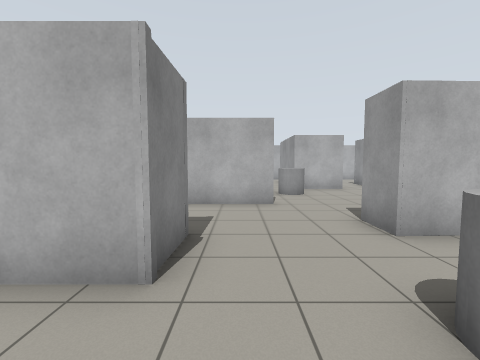
View 1 (above)

18 first-person views from a walk through a Gazebo world. The camera is 1.2 m above the floor, tilts 4° down and sees 90° across. The floor is counted in squares, 1 m on a side. Each view is taken from the middle of a square. On the plan, view 1 faces up. The plan holds only what a view shows up to about 11 squares ahead; the rest is blank.

View 2
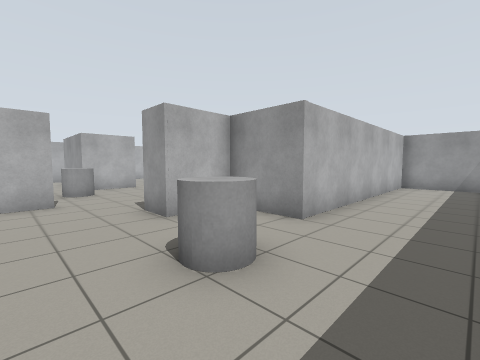

View 3
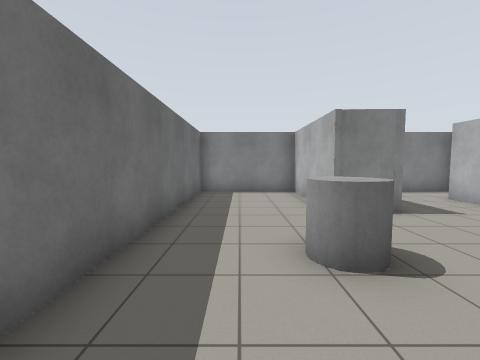

View 4
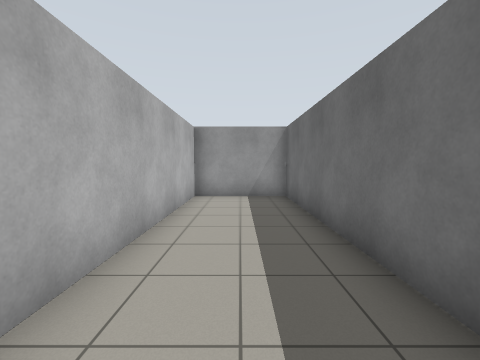

View 5
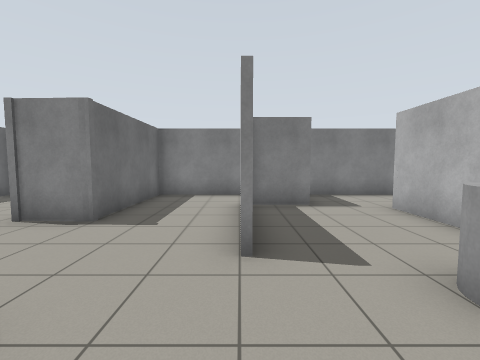

View 6
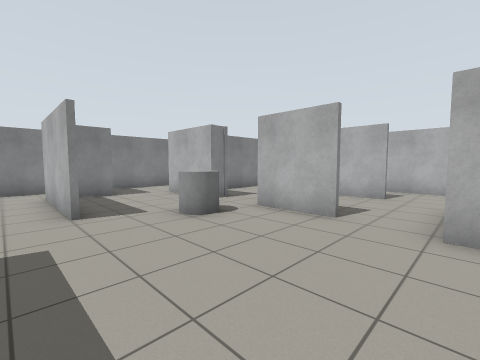

View 7
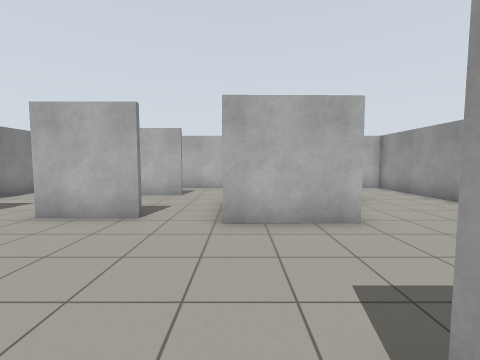

View 8
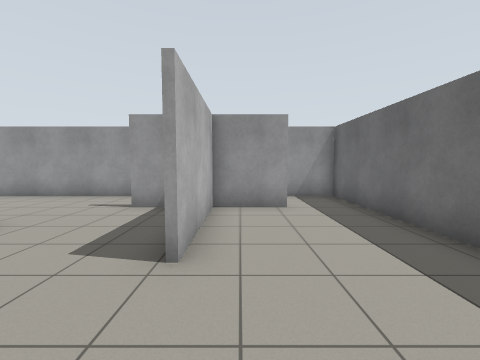

View 9
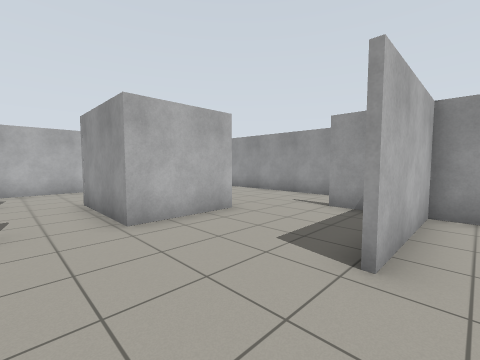

View 10
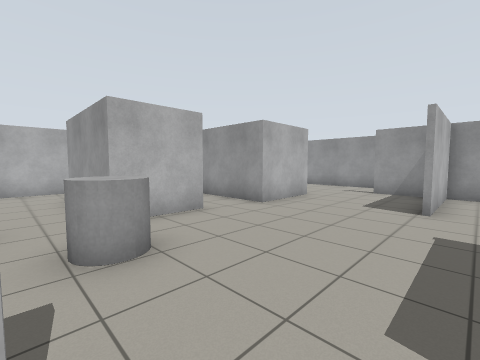

View 11
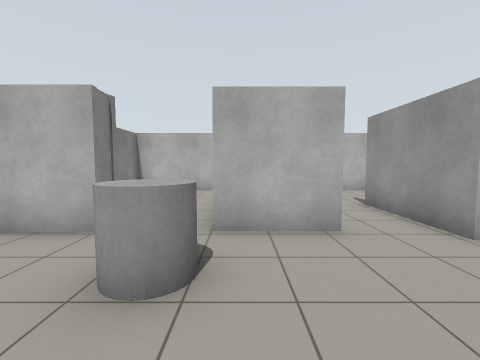

View 12
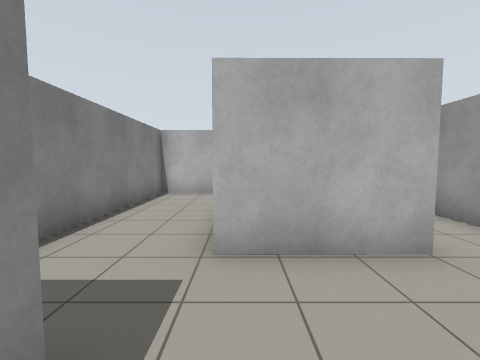

View 13
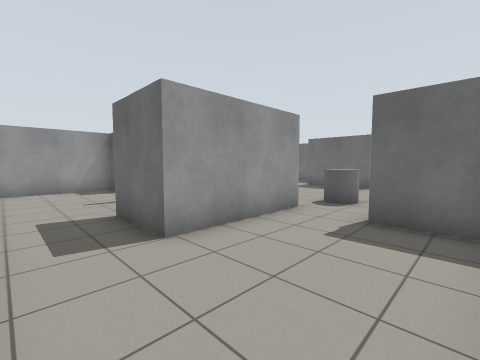

View 14
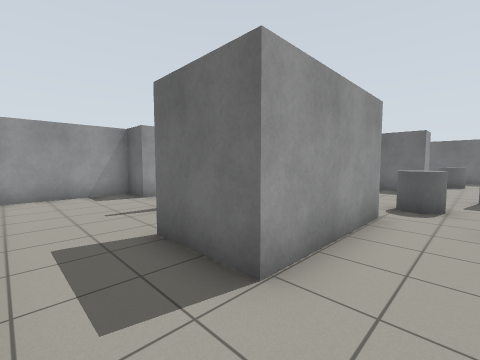

View 15
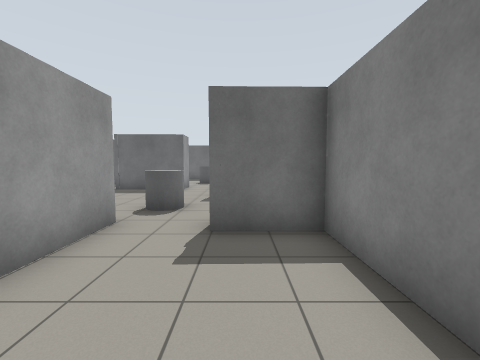

View 16
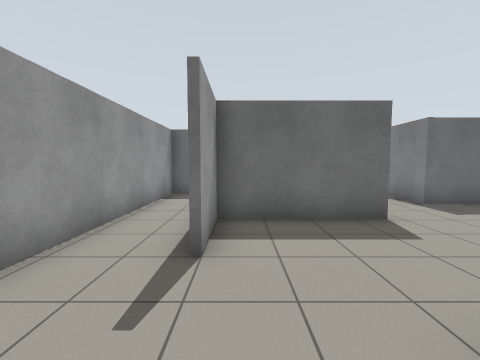

View 17
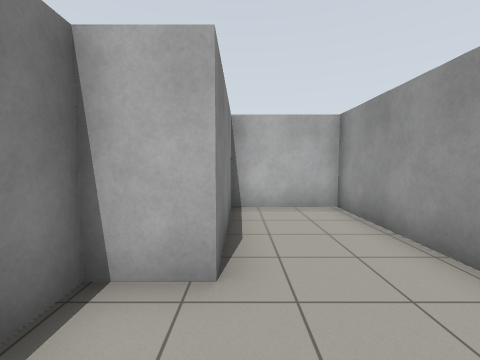

View 18
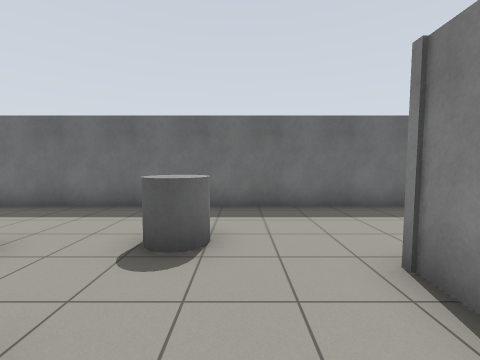

### Floor plan
Points are (right, up) in squares from view 1. A wall is a line through its corners. A room is listed if a view was taken in it or the views show most of it. See-through windows are left out.
Room 1 (views 1, 2, 3, 4, 18)
walls: (-0.4, 7) (-3.1, 7); (-5.1, 9.1) (-5.1, 3.9) (-0.9, 3.9) (-0.9, 2.3) (-5.1, 2.3) (-5.1, -1.7) (13.7, -1.7) (13.7, 1.6) (4.5, 1.6) (4.6, 3.9) (2.5, 3.9) (2.5, 5)
ways out: opening at (1, 6) to room 2
objects: grey cylinder (2, 1) to (2, 2)
Room 2 (views 5, 8, 9, 10, 11, 12, 16, 17)
walls: (7.7, 6.9) (11.5, 6.9) (11.5, 9); (4.9, 11.1) (2.5, 11.1) (2.5, 12.5); (9.5, 10.7) (6.7, 10.7); (2.5, 5) (5.7, 5.1); (1, 7) (-0.4, 7); (0.5, 11.8) (0.5, 11.1) (-2.5, 11.1); (12.4, 2.6) (13.7, 2.6) (13.7, 17.5) (10.8, 17.5) (10.8, 13.4) (9.4, 13.4) (9.4, 12.5); (-2.9, 9.1) (-2.9, 7.4)
ways out: opening at (1, 6) to room 1; opening at (6.5, 5.5) to room 3; opening at (12, 3.5) to room 3; opening at (1.5, 11.5) to room 4; opening at (5.5, 11) to room 5; opening at (-2, 10) to room 6
objects: grey cylinder (2, 9) to (2, 10)
Room 3 (views 6, 7)
walls: (8.2, 2.6) (12.4, 2.6); (11.5, 4.6) (11.5, 6.7) (7.7, 6.7); (5.7, 5.1) (5.6, 3.4)
ways out: opening at (6.5, 5.5) to room 2; opening at (12, 3.5) to room 2
Room 4 (views 13, 14, 15)
walls: (2.4, 17.5) (-1.5, 17.5) (-1.5, 11.8) (0.5, 11.8); (2.5, 12.5) (2.5, 15.2)
ways out: opening at (1.5, 11.5) to room 2; opening at (3.5, 16.5) to room 5
Room 5 (no view inside)
walls: (4.9, 15) (3.2, 15); (2.5, 15.2) (4.9, 15.2); (8.6, 17.5) (2.4, 17.5); (9.3, 13) (9.3, 13.5) (10.6, 13.5) (10.6, 17.1); (6.7, 10.7) (6.7, 14)
ways out: opening at (5.5, 11) to room 2; opening at (3.5, 16.5) to room 4
Room 6 (no view inside)
walls: (-3, 17.5) (-5.1, 17.5) (-5.1, 9.1)
ways out: opening at (-2, 10) to room 2

Positions as (right, up) in squares from view 1, and headings:
1: (0, 0), facing up
2: (0, -1), facing up-right
3: (5, 0), facing left
4: (5, 0), facing right
5: (4, 7), facing left
6: (7, 6), facing up-left
7: (7, 6), facing up
8: (5, 6), facing right
9: (5, 6), facing up-right
10: (1, 6), facing up-right
11: (3, 7), facing up
12: (-2, 8), facing up
13: (-1, 17), facing down-right
14: (1, 17), facing down-right
15: (0, 16), facing down
16: (11, 12), facing down
17: (11, 11), facing up
18: (1, 5), facing down
